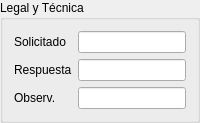
        <widget class="QGroupBox" name="formGroupBox">
         <property name="sizePolicy">
          <sizepolicy hsizetype="Expanding" vsizetype="Preferred">
           <horstretch>0</horstretch>
           <verstretch>0</verstretch>
          </sizepolicy>
         </property>
         <property name="title">
          <string>Legal y Técnica</string>
         </property>
         <layout class="QFormLayout" name="formLayout_25">
          <item row="0" column="0">
           <widget class="QLabel" name="solicitadoLabel_5">
            <property name="text">
             <string>Solicitado</string>
            </property>
           </widget>
          </item>
          <item row="0" column="1">
           <widget class="QLineEdit" name="lyt_solicitado">
            <property name="sizePolicy">
             <sizepolicy hsizetype="MinimumExpanding" vsizetype="Fixed">
              <horstretch>0</horstretch>
              <verstretch>0</verstretch>
             </sizepolicy>
            </property>
           </widget>
          </item>
          <item row="1" column="0">
           <widget class="QLabel" name="respuestaLabel_5">
            <property name="text">
             <string>Respuesta</string>
            </property>
           </widget>
          </item>
          <item row="1" column="1">
           <widget class="QLineEdit" name="lyt_respuesta">
            <property name="sizePolicy">
             <sizepolicy hsizetype="MinimumExpanding" vsizetype="Fixed">
              <horstretch>0</horstretch>
              <verstretch>0</verstretch>
             </sizepolicy>
            </property>
           </widget>
          </item>
          <item row="2" column="0">
           <widget class="QLabel" name="observLabel_4">
            <property name="text">
             <string>Observ.</string>
            </property>
           </widget>
          </item>
          <item row="2" column="1">
           <widget class="QLineEdit" name="lyt_observaciones">
            <property name="sizePolicy">
             <sizepolicy hsizetype="MinimumExpanding" vsizetype="Fixed">
              <horstretch>0</horstretch>
              <verstretch>0</verstretch>
             </sizepolicy>
            </property>
           </widget>
          </item>
         </layout>
        </widget>
